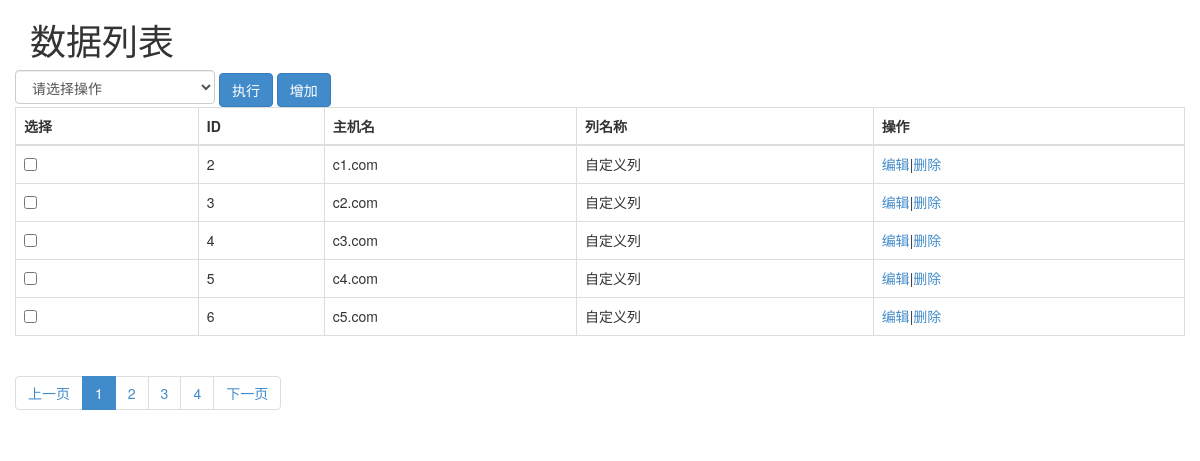
Screenshot of /smartadmin/repository/server/ with the database file from the repository.
### repository/models.py (models this page shows, shortened)
class Server(models.Model):
    server_status_choices = (
        (1, '上架'),
        (2, '在线'),
        (3, '离线'),
        (4, '下架'),
    )
    server_status_id = models.IntegerField(choices=server_status_choices, default=1)
    hostname = models.CharField(verbose_name='主机名',max_length=128, unique=True)
    sn = models.CharField(verbose_name='SN号', max_length=128, db_index=True)
    manufacturer = models.CharField(verbose_name='制造商', max_length=64, null=True, blank=True)
    model = models.CharField(verbose_name='型号', max_length=64, null=True, blank=True)
    manage_ip = models.GenericIPAddressField(verbose_name='管理IP', null=True, blank=True)
    os_platform = models.CharField(verbose_name='系统', max_length=16, null=True, blank=True)
    os_version = models.CharField(verbose_name='系统版本', max_length=128, null=True, blank=True)
    cpu_count = models.IntegerField(verbose_name='CPU个数', null=True, blank=True)
    cpu_physical_count = models.IntegerField(verbose_name='CPU物理个数', null=True, blank=True)
    cpu_model = models.CharField(verbose_name='CPU型号', max_length=128, null=True, blank=True)
    create_at = models.DateTimeField(verbose_name='创建时间',auto_now_add=True, blank=True)
    latest_date = models.DateTimeField(verbose_name='最后修改时间',null=True,blank=True)
    class Meta:
        verbose_name_plural = "服务器表"

### smart_admin/service/service.py (the view)
    def changelist_view(self, request, *args, **kwargs):
        self.request = request
        if request.method == "POST":
            action_name = request.POST.get('action')
            action_method = getattr(self, action_name, None)
            if action_method:
                action_method()
        data_list = self.model_class.objects.all()
        cl = ChangeList(data_list, self)
        context = {
            'cl': cl,
        }
        return render(request, 'smart_admin/changelist.html', context)

### repository/smart_admin.py (called while the page is built)
    def get_show_btn(self):
        return True

    def get_list_display(self):
        return super().get_list_display()

    def get_actions(self):
        return super().get_actions()

    def xxxx(self, ojb=None, is_header=False):
        if is_header:
            return '列名称'
        return '自定义列'

### smart_admin/service/service.py (called while the page is built)
    def add_html(self):
        app_model_label = self.model_config_obj.model_class._meta.app_label, self.model_config_obj.model_class._meta.model_name
        add_url = reverse('sm:%s_%s_add' % app_model_label)
        query_dict = QueryDict(mutable=True)
        query_dict['_qwertyu'] = self.model_config_obj.request.GET.urlencode()
        add_html = mark_safe('<a class="btn btn-primary" href="%s?%s">增加</a>' % (add_url, query_dict.urlencode(),))
        return add_html

    def cbox(self, obj=None, is_header=False):
        if is_header:
            return '选择'
        else:
            tpl = '<input type="checkbox" name="pk" value="%s">' % (obj.pk)
            return mark_safe(tpl)

    def option(self, obj=None, is_header=False):
        if is_header:
            return '操作'
        else:
            app_model_label = self.model_class._meta.app_label, self.model_class._meta.model_name
            edit_url = reverse('sm:%s_%s_change' % app_model_label, args=(obj.pk,))
            del_url = reverse('sm:%s_%s_delete' % app_model_label, args=(obj.pk,))
            query_dict = QueryDict(mutable=True)
            query_dict['_qwertyu'] = self.request.GET.urlencode()
            tpl = '<a href="%s?%s">编辑</a>|<a href="%s?%s">删除</a>' % (
                edit_url, query_dict.urlencode(), del_url, query_dict.urlencode(),)
            return mark_safe(tpl)

    def get_list_display(self):
        result = []
        if self.list_display:
            result.extend(self.list_display)
            result.insert(0, ModelSm.cbox)
            result.append(ModelSm.option)
        return result

    def get_actions(self):
        result = []
        result.extend(self.actions)
        result.append(ModelSm.mulit_del)
        result.append(ModelSm.init_actions)
        return result

    def get_list_filter(self):
        result = []
        result.extend(self.list_filter)
        return result

### smart_admin/templatetags/result_list.py (called while the page is built)
@register.inclusion_tag('smart_admin/change_list_actions.html')
def show_actions(cl):
    def yield_actions(cl):
        for item in cl.actions:
            yield (item.__name__,item.short_desc,)
    return {'yield_actions':yield_actions(cl)}

### smart_admin/templates/smart_admin/changelist.html (shortened to what this page needs)
{% load result_list %}
<!DOCTYPE html>
<html lang="en">
<head>
    <link rel="stylesheet" href="\static\smart_admin\plugins\bootstrap\css\bootstrap.css">
</head>
<body>
<div class="container">
    <h1>数据列表</h1>
    <form method="POST">
        <div class="row">
            {% if cl.actions %}
                {% show_actions cl %}
            {% endif %}
            {% if cl.model_config_obj.get_show_btn %}
                {{ cl.add_html }}
            {% endif %}
        </div>
        <div class="row">
            {% show_result_list cl %}
            <ul class="pagination">
                {{ cl.page_html }}
            </ul>
        </div>
    </form>
</div>
</body>
</html>

### smart_admin/templates/smart_admin/change_list_actions.html (shortened to what this page needs)
<select class="form-control" name="action" style="display: inline-block;width: 200px">
    <option>请选择操作</option>
</select>
<input type="submit" value="执行" class="btn btn-primary">

### smart_admin/templates/smart_admin/change_list_table.html
<table class="table table-bordered">
    <thead>
    <tr>
        {% for v in headers %}
            <th>{{ v }}</th>
        {% endfor %}
    </tr>
    </thead>
    <tbody>
        {% for row in body %}
            <tr>
                {% for field  in row%}
                    <td>{{ field }}</td>
                {% endfor %}
            </tr>
        {% endfor %}
    </tbody>
</table>

### rows the page displays
Server: row "c1.com"
Server: row "c2.com"
Server: row "c3.com"
Server: row "c4.com"
Server: row "c5.com"

### other values shown
{{ cl.add_html }} "增加"
{{ v }} "选择" "ID" "主机名" "列名称" "操作"
{{ field }} "2" "自定义列" "编辑 | 删除" "3" "自定义列" "编辑 | 删除" "4" "自定义列" "编辑 | 删除" "5" "自定义列" "编辑 | 删除" "6" "自定义列" "编辑 | 删除"
{{ cl.page_html }} "上一页 1 2 3 4 下一页"
